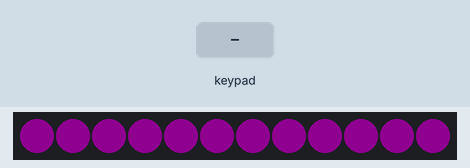
This sketch was run on a simulated Arduino Leonardo, built with avr-gcc and run on an emulated ATmega32U4. Shown: 12 RGB LEDs in strip order, left to right. Wiring (inferred from the names in the program): 5×8 keypad (labels assumed): rows pin 2, pin 3, pin 4, pin 5, pin 6; columns pin 7, pin 8, pin 9, pin 10, pin 14, pin 15, pin 16, A0. The inputs (shaded band) are chosen by the test bench. Dim RGB values are drawn brighter than linear; USB keyboard and mouse output is not drawn.

Above: at 1.2 s.
1.3 s: keypad keys 1 2 pressed 0.4 s apart
At 1.37 s:
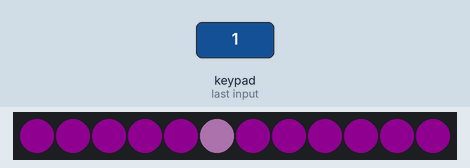
3.6 s: key '7' pressed
At 3.68 s:
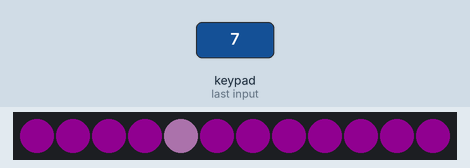
5.2 s: key '5' pressed
At 5.28 s:
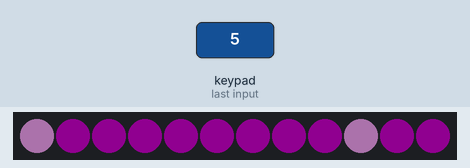
Timing chart, 0 to 8.2 s (numbered marks = the images above; inputs shaded):
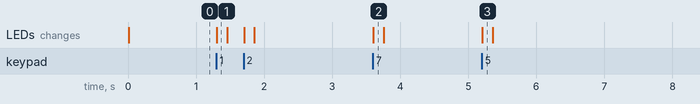

The sketch:

SimpleKeyboard.ino
```cpp
#include <Keyboard.h>
#include <Adafruit_NeoPixel.h>

// the data pin for the NeoPixels
int neoPixelPin = A2;

// How many NeoPixels we will be using, charge accordingly
int numPixels = 12;

// Instatiate the NeoPixel from the ibrary
Adafruit_NeoPixel strip = Adafruit_NeoPixel(numPixels, neoPixelPin, NEO_GRB + NEO_KHZ800);

int rows[] =  {2, 3, 4, 5, 6};
//             1  2  3   4   5  6   7   8   9
int cols[] = {14, 8, 9, 10, 16, 7, 15, A0, A1};

const int rowCount = sizeof(rows) / sizeof(rows[0]);
const int colCount = sizeof(cols) / sizeof(cols[0]);

byte keys[colCount][rowCount];
byte sendkeys[colCount][rowCount] =
{
  {'z','s','x','d','c'},
  {'v','g','b','h',KEY_F2},
  {'n','j',KEY_F3,KEY_F4,'m'},
  {'q','2',

  '1',

  'w','3'},
  {'e','r','5',KEY_F5,KEY_F6},
  {'t','6',KEY_F8,'y','7'},
  {'u','i','9','/','*'},
  {'o','0','p',KEY_LEFT_ARROW,'.'},
  {KEY_DOWN_ARROW,KEY_UP_ARROW,KEY_INSERT,KEY_RIGHT_ARROW,KEY_DELETE},
  }
;
uint32_t timepressed[colCount][rowCount] =
{
 {0,0,0,0,0},
{0,0,0,0,0},
{0,0,0,0,0},
{0,0,0,0,0},
{0,0,0,0,0},
};

uint32_t repeats[colCount][rowCount] =
{
 {0,0,0,0,0},
{0,0,0,0,0},
{0,0,0,0,0},
{0,0,0,0,0},
{0,0,0,0,0},
};


int dorepeat[colCount][rowCount] =
{
 {1,1,1,1,1},
{1,1,1,1,0},
{1,1,0,0,1},
{1,1,0,1,1},
{1,1,1,0,0},
{1,1,0,1,1},
{1,1,1,1,1},
{0,0,0,1,1},
{1,1,0,1,0},
};


int midinote[colCount][rowCount] =
{
 {0,1,2,3,4},
{5,6,7,8,-1},
{9,10,-1,-1,11},
{12,13,-1,14,15},
{16,17,18,-1,-1},
{19,20,-2,21,22},
{23,24,25,-1,-1},
{26,27,28,-1,-1},
{-1,-1,-1,-1,-1},
};


byte lastkeys[colCount][rowCount];


void setup() {
  strip.begin();
  // make pin 2 an input and turn on the
  // pullup resistor so it goes high unless
  // connected to ground:
  for (int x = 0; x < rowCount; x++)
  {
    pinMode(rows[x], INPUT);
  }

  for (int x = 0; x < colCount; x++)
  {
    pinMode(cols[x], INPUT_PULLUP);
  }

  Keyboard.begin();

  Serial.begin(31250);
  Serial1.begin(31250);
}


void NoteOn(int idx)
{
  Serial1.write(0x90);
  Serial1.write(idx);
  Serial1.write(127);
};

void NoteOff(int idx)
{
  Serial1.write(0x80);
  Serial1.write(idx);
  Serial1.write(127);
};

void Panic()
{
  for (int i =0 ;i<128;i++)
  {
    NoteOff(i);
  }
}
void WinKey()
{

   Keyboard.print("!");;

}

void readMatrix()
{

  for (int colIndex = 0; colIndex < colCount; colIndex++)
  {
    byte curCol = cols[colIndex];
    pinMode(curCol, OUTPUT);
    digitalWrite(curCol, LOW);
    uint32_t current = millis();
    for (int rowIndex = 0; rowIndex < rowCount; rowIndex++)
    {
      byte rowCol = rows[rowIndex];
      pinMode(rowCol, INPUT_PULLUP);
      byte b  = digitalRead(rowCol);;
      if (b != keys[colIndex][rowIndex] )
      {

        if (0)
        {Serial.print(colIndex);

        Serial.print(" ");
        Serial.println(rowIndex);
        }
        keys[colIndex][rowIndex] = b;
        if (b == LOW)
        {
          Keyboard.press(sendkeys[colIndex][rowIndex]);
          timepressed[colIndex][rowIndex] = current;
          repeats[colIndex][rowIndex] = 0;
          if (midinote[colIndex][rowIndex] > -1)
          {
            NoteOn(midinote[colIndex][rowIndex]+36);
          }
        }
       else
       {
        Keyboard.release(sendkeys[colIndex][rowIndex]);
          if (midinote[colIndex][rowIndex] > -1)
          {
            NoteOff(midinote[colIndex][rowIndex]+36);
          }

       }
      }

      else
      {
        if (b == LOW)
        {
          if (dorepeat[colIndex][rowIndex] > 0 &&  current - timepressed[colIndex][rowIndex]> 50 )
          {
            timepressed[colIndex][rowIndex] = current;
            repeats[colIndex][rowIndex]++;
            if (repeats[colIndex][rowIndex] > 4)
            {
            Keyboard.release(sendkeys[colIndex][rowIndex]);
            Keyboard.press(sendkeys[colIndex][rowIndex]);
            }
          }
        }
      }

      pinMode(rowCol, INPUT);
    }
    pinMode(curCol, INPUT_PULLUP);
    digitalWrite(curCol, HIGH);
  }
}

void printMatrix() {
  for (int rowIndex = 0; rowIndex < rowCount; rowIndex++) {
    if (rowIndex < 10)
      Serial.print(F("0"));
    Serial.print(rowIndex); Serial.print(F(": "));

    for (int colIndex = 0; colIndex < colCount; colIndex++) {
      Serial.print(keys[colIndex][rowIndex]);
      if (colIndex < colCount)
        Serial.print(F(", "));
    }
    Serial.println("");
  }
  Serial.println("");
}

void loop() {
  //if the button is pressed
  for (int i = 0; i < numPixels; i++)
  {
    uint32_t c = 0x100010;
    for (int j = 0;j<9;j++)
    {
      if (keys[i%9][j%5]==LOW)
      {
        c+= 0x101010;
      }
    }
    strip.setPixelColor(i, c);
  }
  strip.show();
  //Serial.println("..");
  readMatrix();
  //delay(10);
}
```

Measured:
- after the input at 1.3 s, the LEDs: change at once (image 1)
- after the input at 3.6 s, the LEDs: change at once (image 2)
- after the input at 5.2 s, the LEDs: change at once (image 3)
